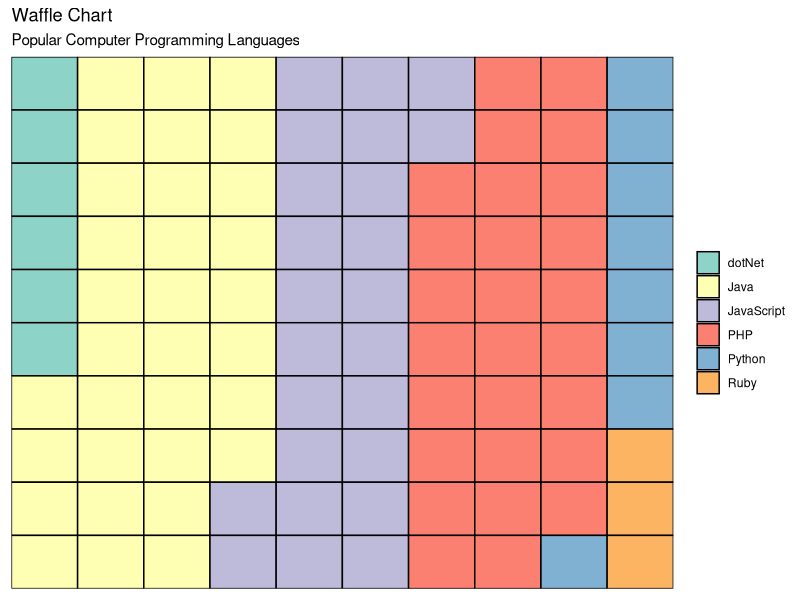

R code for this plot:
# Michael Chon
# ANLY503 Portfolio
# ggplot2

library(ggplot2)
library(ggthemes)

# Reading the file 
data = read.csv('language.csv')

# Collecting the column needed for this visual
var <- data$parent

# Creating the table for a waffle chart
nrows <- 10
df <- expand.grid(y = 1:nrows, x = 1:nrows)
categ_table <- round(table(var) * ((nrows*nrows)/(length(var))))

# Adding category
df$category <- factor(rep(names(categ_table), categ_table))  

# Plotting a waffle chart 
ggplot2 <- ggplot(df, aes(x = x, y = y, fill = category)) + geom_tile(color = "black", size = 0.5)
ggplot2 + scale_x_continuous(expand = c(0, 0)) +
  scale_y_continuous(expand = c(0, 0), trans = 'reverse') +
  scale_fill_brewer(palette = "Set3") +
  labs(title="Waffle Chart", subtitle="Popular Computer Programming Languages") + 
  theme(axis.text = element_blank(),
        axis.title = element_blank(),
        axis.ticks = element_blank(),
        legend.title = element_blank(),
        plot.title = element_text(size = rel(1.2)),
        legend.position = "right")
